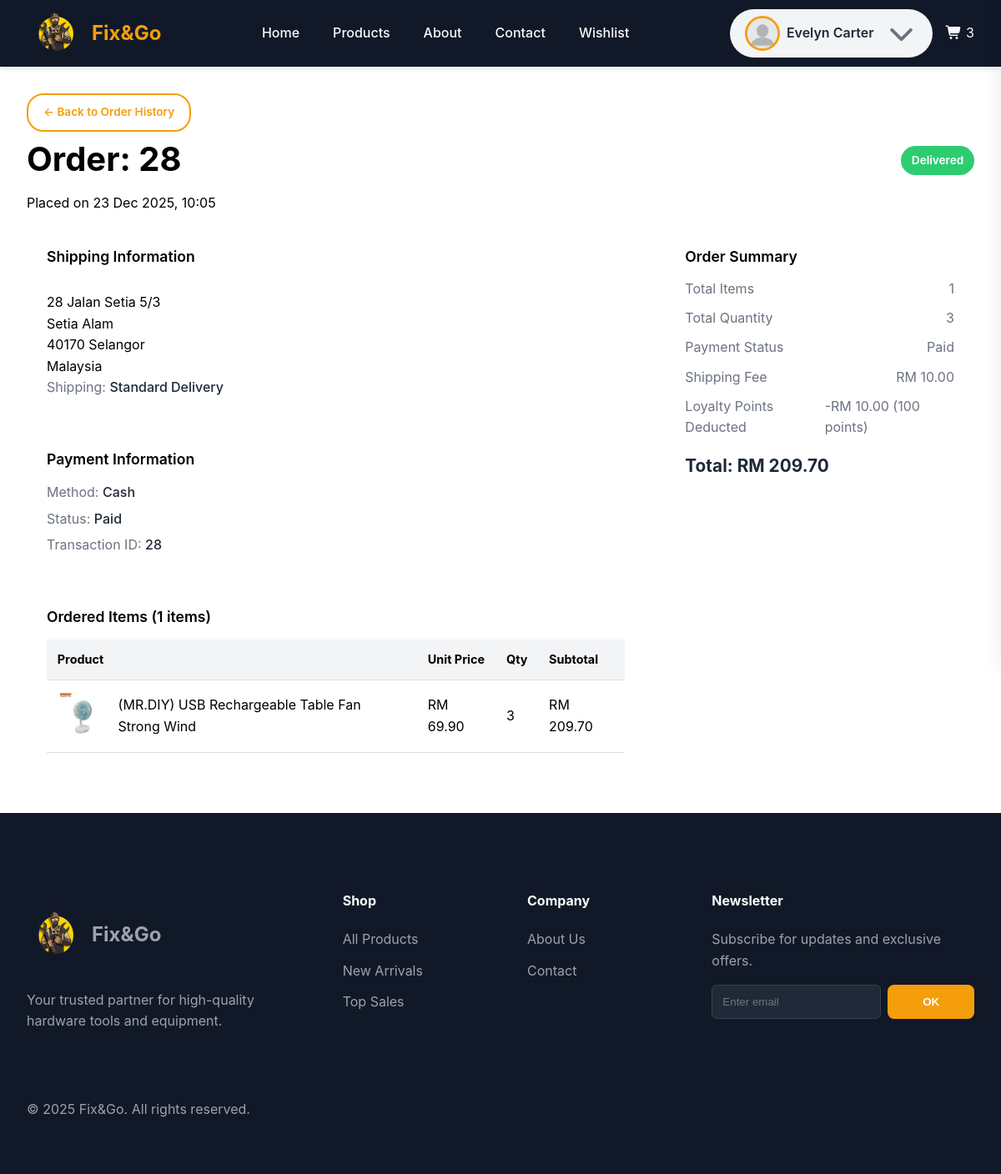
The page /pages/order/member-order-detail.php?id=28 (signed in) on the database its author committed.
### tables this page shows
CREATE TABLE `orders` (
    `order_id` int(11) NOT NULL,
    `user_id` varchar(12) DEFAULT NULL,
    `order_at` timestamp NOT NULL DEFAULT current_timestamp(),
    `deliver_at` date DEFAULT NULL,
    `payment_status` enum(
        'Pending',
        'Paid',
        'Failed',
        'Refunded',
        'Redeemed'
    ) NOT NULL,
    `status` enum(
        'Pending',
        'Processing',
        'Shipping',
        'Delivered',
        'Cancelled'
    ) NOT NULL,
    `total_price` decimal(10, 2) NOT NULL,
    `utilize_point` tinyint(1) NOT NULL DEFAULT 0,
    `address_id` int(11) NOT NULL
);

CREATE TABLE `address` (
    `address_id` int(11) NOT NULL,
    `address_name` varchar(20) NOT NULL DEFAULT 'Home',
    `user_id` varchar(12) NOT NULL,
    `address_one` varchar(255) NOT NULL,
    `address_two` varchar(255) DEFAULT NULL,
    `address_three` varchar(255) DEFAULT NULL,
    `state` varchar(50) NOT NULL,
    `post_code` varchar(5) NOT NULL,
    `country` varchar(40) NOT NULL DEFAULT 'Malaysia'
);

CREATE TABLE `payment` (
    `payment_id` int(11) NOT NULL,
    `order_id` int(11) NOT NULL,
    `payment_method` enum(
        'Credit Card',
        'Debit Card',
        'PayPal',
        'Bank Transfer',
        'Cash',
        'Loyalty Points'
    ) NOT NULL,
    `paid_at` timestamp NOT NULL DEFAULT current_timestamp()
);

CREATE TABLE `productvisualmedia` (
    `media_id` int(11) NOT NULL,
    `product_id` int(11) NOT NULL,
    `position` int(11) NOT NULL DEFAULT 0,
    `created_at` timestamp NOT NULL DEFAULT current_timestamp(),
    `file_path` varchar(100) NOT NULL,
    `alt` varchar(100) NOT NULL DEFAULT '',
    `is_show` tinyint(1) NOT NULL DEFAULT 1,
    `type` enum(
        'Video',
        'Image',
        'Video URL',
        'Image URL'
    ) NOT NULL
);

CREATE TABLE `product` (
    `product_id` int(11) NOT NULL,
    `product_name` varchar(500) NOT NULL,
    `stock_quantity` int(11) NOT NULL DEFAULT 0,
    `description` varchar(10000) DEFAULT NULL,
    `short_desc` varchar(500) DEFAULT NULL,
    `unit_price` decimal(10, 2) NOT NULL,
    `product_point` int(11) DEFAULT 0,
    `sold_number` int(11) NOT NULL DEFAULT 0,
    `category_code` int(11) NOT NULL,
    `status` varchar(50) NOT NULL DEFAULT 'active',
    `created_at` datetime NOT NULL DEFAULT current_timestamp(),
    `isdeleted` tinyint(1) NOT NULL DEFAULT 0,
    `low_stock_threshold` int(11) DEFAULT 10
);

CREATE TABLE `orderitem` (
    `order_id` int(11) NOT NULL,
    `product_id` int(11) NOT NULL,
    `qty` int(11) NOT NULL,
    `unit_price` decimal(10, 2) NOT NULL
);

### DAO/order-dao.php (called while the page is built, shortened)
<?php
function getOrderItemsDao($order_id)
{
    global $_db;
    try {
        $sql = "SELECT
                    o.order_id,
                    o.order_at,
                    o.payment_status,
                    o.status AS order_status,
                    o.total_price,
                    oi.product_id,
                    p.product_name,
                    oi.qty,
                    oi.unit_price,
                    (oi.qty * oi.unit_price) AS subtotal,
                    pvm.file_path AS product_image
                FROM orders o
                INNER JOIN orderitem oi ON o.order_id = oi.order_id
                INNER JOIN product p ON oi.product_id = p.product_id
                LEFT JOIN productvisualmedia pvm
                       ON p.product_id = pvm.product_id
                      AND pvm.position = 0
                      AND pvm.is_show = 1
                WHERE o.order_id = ?";
        $stmt = $_db->prepare($sql);
        $stmt->execute([$order_id]);
        return $stmt->fetchAll(PDO::FETCH_OBJ);
    } catch (PDOException $e) {
        error_log("Get Order Items Error: " . $e->getMessage());
        return [];
    }
}
function getOrderByIdDao($id)
{
    global $_db;
    try {
        $sql = "SELECT
                    o.order_id,
                    o.address_id,
                    o.deliver_at,
                    o.user_id,
                    o.order_at,
                    u.user_name,
                    u.email,
                    o.total_price,
                    o.payment_status,
                    o.status,
                    o.utilize_point,
                    COUNT(DISTINCT oi.product_id) AS total_items,
                    SUM(oi.qty) AS total_quantity
                FROM orders o
                LEFT JOIN users u ON o.user_id = u.user_id
                LEFT JOIN orderitem oi ON o.order_id = oi.order_id
                WHERE o.order_id = ?
                GROUP BY o.order_id
                ORDER BY o.order_at ASC";
        $stmt = $_db->prepare($sql);
        $stmt->execute([$id]);
        return $stmt->fetch(PDO::FETCH_OBJ);
    } catch (PDOException $e) {
        error_log("Get All Orders Admin Error: " . $e->getMessage());
        return [];
    }
}
function getSpecificPaymentDao($order_id)
{
    global $_db;
    try {
        $stmt = $_db->prepare("
            SELECT payment_id, order_id, payment_method, paid_at
            FROM payment
            WHERE order_id = ?
            LIMIT 1
        ");
        $stmt->execute([$order_id]);
        return $stmt->fetch(PDO::FETCH_OBJ);
    } catch (PDOException $e) {
        error_log("Get Payment Error: " . $e->getMessage());
        return false;
    }
}
function getOrderDetailsForUserDao($order_id, $user_id)
{
    global $_db;
    $stmt = $_db->prepare("
        SELECT o.*, p.payment_method, p.paid_at,
               a.address_name, a.address_one, a.address_two, a.address_three, a.state, a.post_code, a.country
        FROM orders o
        LEFT JOIN payment p ON o.order_id = p.order_id
        LEFT JOIN address a ON o.address_id = a.address_id
        WHERE o.order_id = ? AND o.user_id = ?
        LIMIT 1
    ");
    $stmt->execute([$order_id, $user_id]);
    return $stmt->fetch(PDO::FETCH_OBJ);
}

### controller/order-controller.php (called while the page is built, shortened)
<?php
require_once  __DIR__ . '/../_base.php';
require __DIR__ . '/../DAO/order-dao.php';
function getUserOrder($order, $user)
{
    return getOrderDetailsForUserDao(
        $order,
        $user
    );
}
function getPayment($order_id)
{
    return getSpecificPaymentDao($order_id);
}
function getOrderItem($id)
{
    return getOrderItemsDao($id);
}
function getOrderById($order_id)
{
    return getOrderByIdDao($order_id);
}

### _base.php (called while the page is built, shortened)
<?php
function get($key, $value = '')
{
    $value = $_GET[$key] ?? $value;
    return is_array($value) ? array_map('trim', $value) : trim($value);
}

### pages/order/member-order-detail.php (the view, shortened to what this page needs)
<?php
require_once "../../_base.php";
include "../../_head.php";
require '../../controller/order-controller.php';
$order_id = (int)get('id');
$order = getOrderById($order_id);
$items = getOrderItem($order_id);
$user = getUserOrder($order_id, $order->user_id);
$payment = getPayment($order_id);
$order = $items[0];
$total_items = count($items);
$total_quantity = array_sum(array_map(fn($i) => $i->qty, $items));
$shipping_fee = 10.00;
$items_total = 0.0;
foreach ($items as $i) {
    $items_total += (float)$i->subtotal;
}
$pre_total_cents = (int)round((($items_total + $shipping_fee) * 100));
$final_total_cents = (int)round(((float)$order->total_price) * 100);
$discount_cents = max(0, $pre_total_cents - $final_total_cents);
$used_points = (int)round($discount_cents / 10);
$discount_rm = $discount_cents / 100;
?>
<link rel="stylesheet" href="../../css/member-order-detail.css">
<link rel="stylesheet" href="../../css/msg.css">
<div class="container">
    <div class="order-header">
        <div>
            <a href="member-order-history.php" class="btn-back">
                ← Back to Order History
            </a>
            <h2>Order: <?= htmlspecialchars($order->order_id) ?></h2>
            <p class="text-muted">
                Placed on <?= date('d M Y, H:i', strtotime($order->order_at)) ?>
            </p>
        </div>
        <span class="status <?= strtolower($order->order_status) ?>">
            <?= htmlspecialchars($order->order_status) ?>
        </span>
    </div>
    <div class="grid">
        <div>
            <div class="card info">
                <div class="card-header-flex">
                    <h3>Shipping Information</h3>
                </div>
                <div id="shippingDisplay">
                    <?= htmlspecialchars($user->address_one) ?><br>
                    <?php if ($user->address_two): ?>
                        <?= htmlspecialchars($user->address_two) ?><br>
                    <?php endif; ?>
                    <?= htmlspecialchars($user->post_code) ?> <?= htmlspecialchars($user->state) ?><br>
                    <?= htmlspecialchars($user->country) ?>
                    <p>Shipping: <span>Standard Delivery</span></p>
                </div>
            </div>
            <div class="card info">
                <h3>Payment Information</h3>
                <p>Method: <span><?= htmlspecialchars($payment->payment_method ?? 'Cash') ?></span></p>
                <p>Status: <span><?= htmlspecialchars($order->payment_status) ?></span></p>
                <p>Transaction ID: <span><?= htmlspecialchars($payment->payment_id ?? '-') ?></span></p>
            </div>
            <div class="card">
                <h3>Ordered Items (<?= $total_items ?> items)</h3>
                <table>
                    <thead>
                        <tr>
                            <th>Product</th>
                            <th>Unit Price</th>
                            <th>Qty</th>
                            <th>Subtotal</th>
                        </tr>
                    </thead>
                    <tbody>
                        <?php foreach ($items as $item): ?>
                            <tr>
                                <td>
                                    <div class="product">
                                        <img src="../../<?= htmlspecialchars($item->product_image ?? 'default.png') ?>" alt="">
                                        <?= htmlspecialchars($item->product_name) ?>
                                    </div>
                                </td>
                                <td>RM <?= number_format($item->unit_price, 2) ?></td>
                                <td><?= $item->qty ?></td>
                                <td>RM <?= number_format($item->subtotal, 2) ?></td>
                            </tr>
                        <?php endforeach; ?>
                    </tbody>
                </table>
            </div>
        </div>
        <div class="card summary">
            <h3>Order Summary</h3>
            <div class="summary-row">
                <span>Total Items</span>
                <span><?= $total_items ?></span>
            </div>
            <div class="summary-row">
                <span>Total Quantity</span>
                <span><?= $total_quantity ?></span>
            </div>
            <div class="summary-row">
                <span>Payment Status</span>
                <span><?= ucfirst($order->payment_status) ?></span>
            </div>
            <div class="summary-row">
                <span>Shipping Fee</span>
                <span>RM <?= number_format((float)$shipping_fee, 2) ?></span>
            </div>
            <?php if ($used_points > 0 && $discount_cents > 0): ?>
                <div class="summary-row">
                    <span>Loyalty Points Deducted</span>
                    <span>-RM <?= number_format((float)$discount_rm, 2) ?> (<?= (int)$used_points ?> points)</span>
                </div>
            <?php endif; ?>
            <div class="summary-total">
                Total: RM <?= number_format($order->total_price, 2) ?>
            </div>
        </div>
    </div>
</div>
<?php include '../../_foot.php'; ?>

### css/style.css (style rules this page uses)
:root { --primary-color: #f59e0b; --primary-hover: #d97706; --primary-dark: #000a2e; --bg-dark: #111827; --bg-card: #f3f4f6; --text-light: #f9fafb; --text-color: #1f2937; --text-muted: #6b7280; --border-color: #ddd; --error-color: #e74c3c; --success-color: #2ecc71; --spacing-unit: 1rem; --container-width: 1500px; --header-height: 80px; }
* { box-sizing: border-box; margin: 0; padding: 0; }
body { font-family: "Inter", -apple-system, BlinkMacSystemFont, "Segoe UI", Roboto, Oxygen, Ubuntu, Cantarell, "Open Sans", "Helvetica Neue", sans-serif; line-height: 1.6; color: var(--text-dark); background-color: #ffffff; }
.container { max-width: var(--container-width); margin: 0 auto; padding: 0 var(--spacing-unit); }
.grid { display: grid; gap: 2rem; }
h1, h2, h3, h4 { line-height: 1.2; margin-bottom: 1rem; }
h2 { font-size: 2.5rem; font-weight: 700; }
h3 { font-size: 1.5rem; font-weight: 600; }
p { margin-bottom: 1rem; }

### css/member-order-detail.css (style rules this page uses)
:root { --primary-color: #f59e0b; --primary-hover: #d97706; --primary-dark: #000a2e; --bg-dark: #111827; --bg-card: #f3f4f6; --text-light: #f9fafb; --text-color: #1f2937; --text-muted: #6b7280; --border-color: #ddd; --error-color: #e74c3c; --success-color: #2ecc71; --spacing-unit: 1rem; --container-width: 1500px; --header-height: 80px; }
.card-header-flex { display: flex; justify-content: space-between; align-items: center; margin-bottom: 1rem; }
.card-header-flex h3 { margin: 0; }
.grid > div:first-child > .card:nth-child(1), .grid > div:first-child > .card:nth-child(2) { margin-bottom: 0.5rem; }
.grid > div:first-child > .card:nth-child(3) { margin-bottom: 1rem; }
.summary { position: sticky; top: 2rem; align-self: start; }
.btn-back { display: inline-flex; align-items: center; gap: 6px; margin-bottom: 0.6rem; padding: 10px 18px; font-size: 0.85rem; font-weight: 600; color: var(--primary-color); text-decoration: none; border: 2px solid var(--primary-color); border-radius: 20px; background: transparent; transition: all 0.25s ease; }
.status.delivered { background-color: var(--success-color); color: #ffffff; }
.container { max-width: var(--container-width); margin: auto; padding: 2rem; }
.order-header { background: #fff; padding: em; border-radius: 10px; display: flex; justify-content: space-between; align-items: center; }
.status { padding: 0.4rem 0.8rem; border-radius: 20px; font-size: 0.85rem; font-weight: 600; }
.status.delivered { background: var(--success-color); color: #fff; }
.grid { display: grid; grid-template-columns: 2fr 1fr; gap: 1.5rem; }
.card { background: #fff; padding: 1.5rem; border-radius: 10px; margin-bottom: 1.5rem; }
.card h3 { margin-bottom: 1rem; font-size: 1.1rem; }
.info p { margin-bottom: 0.4rem; color: var(--text-muted); }
.info span { color: var(--text-color); font-weight: 500; }
table { width: 100%; border-collapse: collapse; }
th, td { padding: 0.8rem; border-bottom: 1px solid var(--border-color); text-align: left; }
th { background: var(--bg-card); font-size: 0.9rem; }
.product { display: flex; align-items: center; gap: 0.8rem; }
.product img { width: 60px; height: 60px; border-radius: 8px; object-fit: cover; }
.summary-row { display: flex; justify-content: space-between; margin-bottom: 0.6rem; color: var(--text-muted); }
.summary-total { font-size: 1.3rem; font-weight: bold; color: var(--text-color); margin-top: 1rem; }

### rows shown on the page
orders: order_id "28", order_at "23 Dec 2025, 10:05", status "Delivered", address.address_one "28 Jalan Setia 5/3", address.address_two "Setia Alam", address.post_code "40170", address.state "Selangor", address.country "Malaysia", payment_status "Paid", productvisualmedia.file_path (picture), product.product_name "(MR.DIY) USB Rechargeable Table Fan Strong Wind", orderitem.unit_price "69.90", orderitem.qty "3", subtotal "209.70", total_price "10.00", total_price "100", total_price "209.70"
payment: payment_method "Cash", payment_id "28"

### other values the page prints
temp('USER_NAME') "Evelyn Carter"
$total_items "1"
$shipping_fee "10.00"
